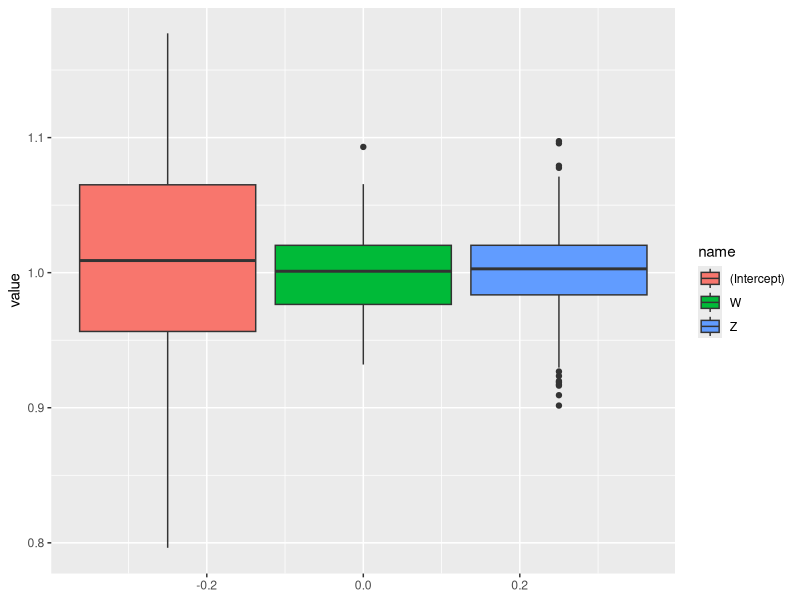

This figure's R source:
## ---- chunk 1
knitr::opts_chunk$set(echo = TRUE)
library(tidyverse)
## ---- chunk 2
# GENERATE SOME DATA 

# n is the sample size 
n = 2000

# r is the censoring rate (the proportion of observations you want censored)
r = 0.7

# Generate X from a Uniform(0,10)
X = runif(n, 0, 10)

# In order to hit the desired censoring rate, generate C from a Uniform(0, 20(1-r))
## PRACTICE: How was this formula determined?
C = runif(n, 0, 20*(1-r))

# calculate the observed variables 
W = pmin(X, C)
D = ifelse(X <= C, 1, 0)

# Generate the other covariate Z from a standard normal
Z = rnorm(n)

# Errors will be generated from a standard normal
eps = rnorm(n)

# Let all parameters be 1
beta = c(1, 1, 1)

# generate the outcome y
y = beta[1] + beta[2]*X + beta[3]*Z + eps

# put all variables into a data frame
data_sim = data.frame(W = W, D = D, Z = Z, y = y, X = X, C = C)
## ---- chunk 3
# If we knew the truth... the Oracle Estimator 

output_oracle = lm(y~X+Z, data = data_sim)
summary(output_oracle)
## ---- chunk 4
# Naive Analysis 

output_naive = lm(y~W+Z, data = data_sim)
summary(output_naive)
## ---- chunk 5
# Complete Case Analysis using X as a censored covariate 

data_sim_cc = data_sim %>% filter(D == 1)
output_cc = lm(y~W+Z, data = data_sim_cc)
summary(output_cc)
## ---- chunk 6
# If we knew the truth... the Oracle Estimator 

output_oracle_alpha = lm(X~y+Z, data = data_sim)
summary(output_oracle_alpha)
## ---- chunk 7
# Complete Case Analysis using X as a censored outcome 

output_cc_alpha = lm(W~y+Z, data = data_sim_cc)
summary(output_cc_alpha)
## ---- chunk 8
simulation_cc <- function(seed){
# GENERATE SOME DATA 
  
set.seed(seed)

# n is the sample size 
n = 2000

# r is the censoring rate (the proportion of observations you want censored)
r = 0.7

# Generate X from a Uniform(0,10)
X = runif(n, 0, 10)

# In order to hit the desired censoring rate, generate C from a Uniform(0, 20(1-r))
## PRACTICE: How was this formula determined?
C = runif(n, 0, 20*(1-r))

# calculate the observed variables 
W = pmin(X, C)
D = ifelse(X <= C, 1, 0)

# Generate the other covariate Z from a standard normal
Z = rnorm(n)

# Errors will be generated from a standard normal
eps = rnorm(n)

# Let all parameters be 1
beta = c(1, 1, 1)

# generate the outcome y
y = beta[1] + beta[2]*X + beta[3]*Z + eps

# put all variables into a data frame
data_sim = data.frame(W = W, D = D, Z = Z, y = y, X = X, C = C)

data_sim_cc = data_sim %>% filter(D == 1)
output_cc = lm(y~W+Z, data = data_sim_cc)
estimates = summary(output_cc)$coeff[,1]

return(estimates)
}
## ---- chunk 9
# run the simulation 100 times for seeds 1 - 100
estimates_100 = lapply(1:100, simulation_cc)

# convert the output into a data frame
estimates_df = as.data.frame(do.call(rbind, estimates_100))

# what is the mean estimate for each parameter?
colMeans(estimates_df)

# Now let's plot the results

## First convert the data frame into a long format
estimates_long <- pivot_longer(estimates_df, cols = c(`(Intercept)`, W, Z))

# Now use ggplot to visualize the results
ggplot(estimates_long) + geom_boxplot(aes(y=value, fill=name))
